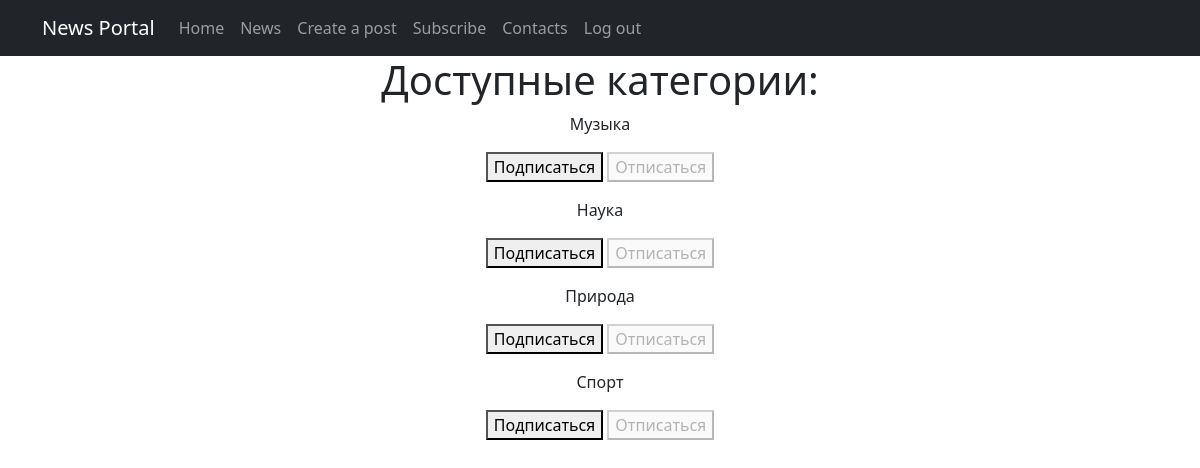
The page /news/subscriptions/ (signed in) on the database its author committed.
### news/models.py (models this page shows, shortened)
class Category(models.Model):
    category_name = models.CharField(max_length=64, unique=True) # Принято выбирать число по прогрессии 2-4-8-16-32-64...
    description = models.TextField()
    class Meta:
        verbose_name = 'Категория'
        verbose_name_plural = 'Категории'

### news/views.py (the view, shortened to what this page needs)
# urls.py: path('subscriptions/', subscriptions, name='subscriptions'),
@login_required
@csrf_protect
def subscriptions(request):
    categories_with_subscriptions = Category.objects.annotate(
        user_subscribed=Exists(
            Subscription.objects.filter(
                user=request.user,
                category=OuterRef('pk'),
            )
        )
    ).order_by('category_name')
    return render(
        request,
        'subscriptions.html',
        {'categories': categories_with_subscriptions},
    )

### templates/subscriptions.html (shortened to what this page needs)
{% extends 'flatpages/default.html' %}
{% block title %}
<h1> Доступные категории: </h1>
{% endblock title %}
{% block content %}
    {% for category in categories  %}
        <p>
            {{ category.category_name }}
            <form method="post">
                {% if category.user_subscribed %}
                    <button disabled>Подписаться</button>
                    <button name="action" value="unsubscribe">Отписаться</button>
                {% else %}
                    <button name="action" value="subscribe">Подписаться</button>
                    <button disabled>Отписаться</button>
                {% endif %}
            </form>
        </p>
    {% endfor %}
{% endblock content %}

### rows shown on the page
Category: category_name "Музыка", shows "Подписаться"
Category: category_name "Наука", shows "Подписаться"
Category: category_name "Природа", shows "Подписаться"
Category: category_name "Спорт", shows "Подписаться"
